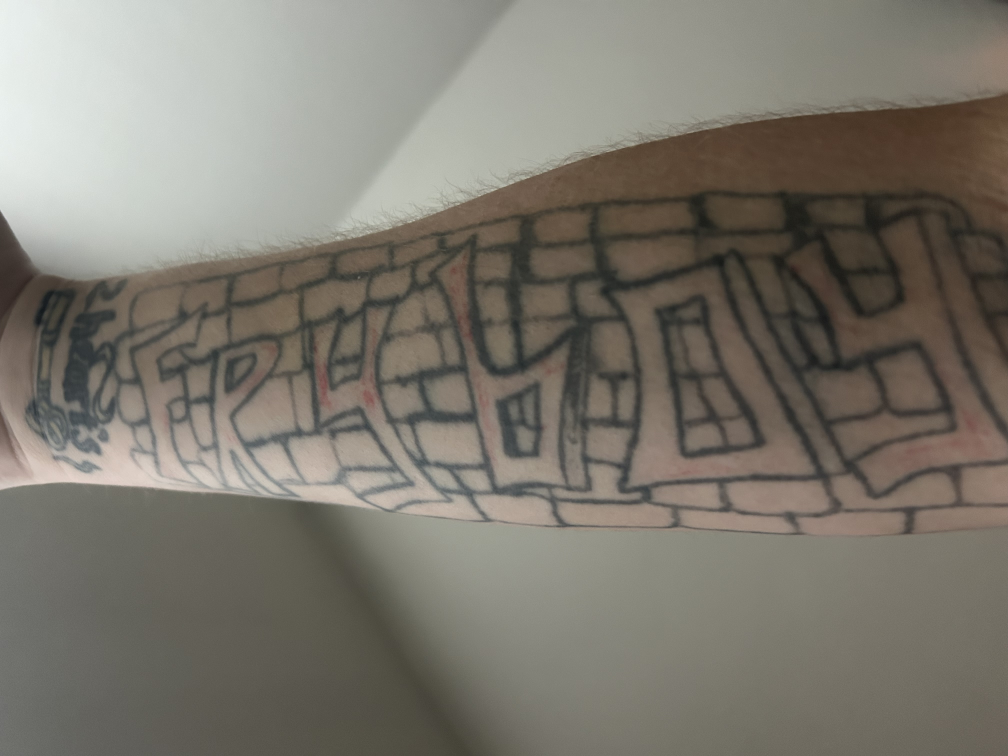
#> input picture images/IMG_6904.jpeg, 4032 x 3024 px (shown at 1/4 size)
$ python ascii_gen.py ../images/IMG_6904.jpeg 100
#> lines starting #> are read from the running program, lines starting #| are printed output that depends on the picture
import sys
from PIL import Image, ImageFilter, ImageOps

def generate_outline_ascii(image_path, new_width=100, threshold=100):
#> called with image_path = '../images/IMG_6904.jpeg', new_width = 100, threshold = 100
    try:
        # Load image and convert to grayscale
        image = Image.open(image_path).convert("L")

        # Resize maintaining aspect ratio
        width, height = image.size
#> width = 4032; height = 3024
        ratio = height / width / 1.65
#> ratio = 0.455
        new_height = int(new_width * ratio)
#> new_height = 45
        image = image.resize((new_width, new_height))
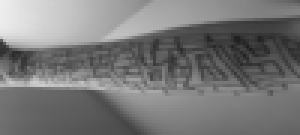
#> image: PIL image 100x45 L (shown 3 times larger); min 32, max 237, mean 119.7

        # Edge detection
        edges = image.filter(ImageFilter.FIND_EDGES)
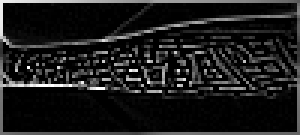
#> edges: PIL image 100x45 L (shown 3 times larger); min 0, max 255, mean 27.6

        # Thresholding to get a clean outline
        # Invert if the background is dark, but usually we want black edges on white
        # We want the logo itself to be characters and the rest to be spaces.
        pixels = edges.getdata()

        ascii_chars = []
        for pixel in pixels:
            if pixel > threshold:
                ascii_chars.append("#")
            else:
                ascii_chars.append(" ")
#> this loop made 4500 passes
#> pixel on passes 1 to 3: 237, 235, 234
#> after the loop, ascii_chars = 4500 items, first 6: '#', '#', '#', '#', '#', '#'

        ascii_str = "".join(ascii_chars)
        ascii_image = "\n".join([ascii_str[index:(index + new_width)] for index in range(0, len(ascii_str), new_width)])
        return ascii_image

    except Exception as e:
        return f"Error: {e}"

if __name__ == "__main__":
    if len(sys.argv) > 1:
        path = sys.argv[1]
        width = int(sys.argv[2]) if len(sys.argv) > 2 else 100
        print(generate_outline_ascii(path, width))
    else:
        print("Usage: python ascii_gen.py <image_path> <width>")

$ run again, on images/rooftop_garden.jpg
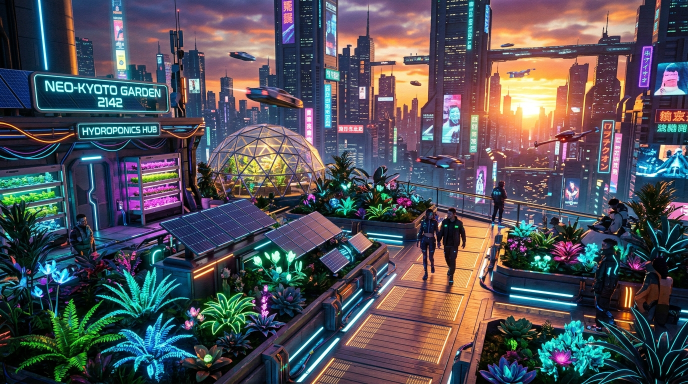
#> input picture images/rooftop_garden.jpg, 1376 x 768 px (shown at 1/2 size)
#> in generate_outline_ascii, `image = Image.open(image_path).convert("L")`:
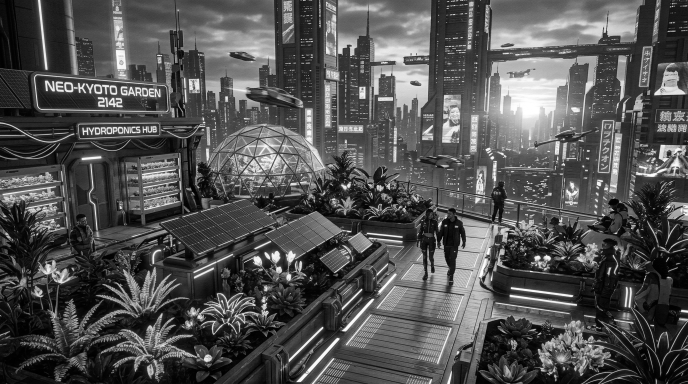
#> image: PIL image 1376x768 L (shown at 1/2 size); min 0, max 255, mean 82.3
#> in generate_outline_ascii, `edges = image.filter(ImageFilter.FIND_EDGES)`:
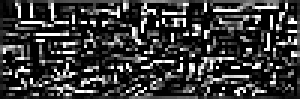
#> edges: PIL image 100x33 L (shown 3 times larger); min 0, max 255, mean 57.8
#> the loop in generate_outline_ascii, `for pixel in pixels:` made 3300 passes
#> pixel on passes 1 to 3: 8, 6, 20
#> after the loop in generate_outline_ascii, `for pixel in pixels:`: ascii_chars = 3300 items, first 6: ' ', ' ', ' ', ' ', ' ', '#'
